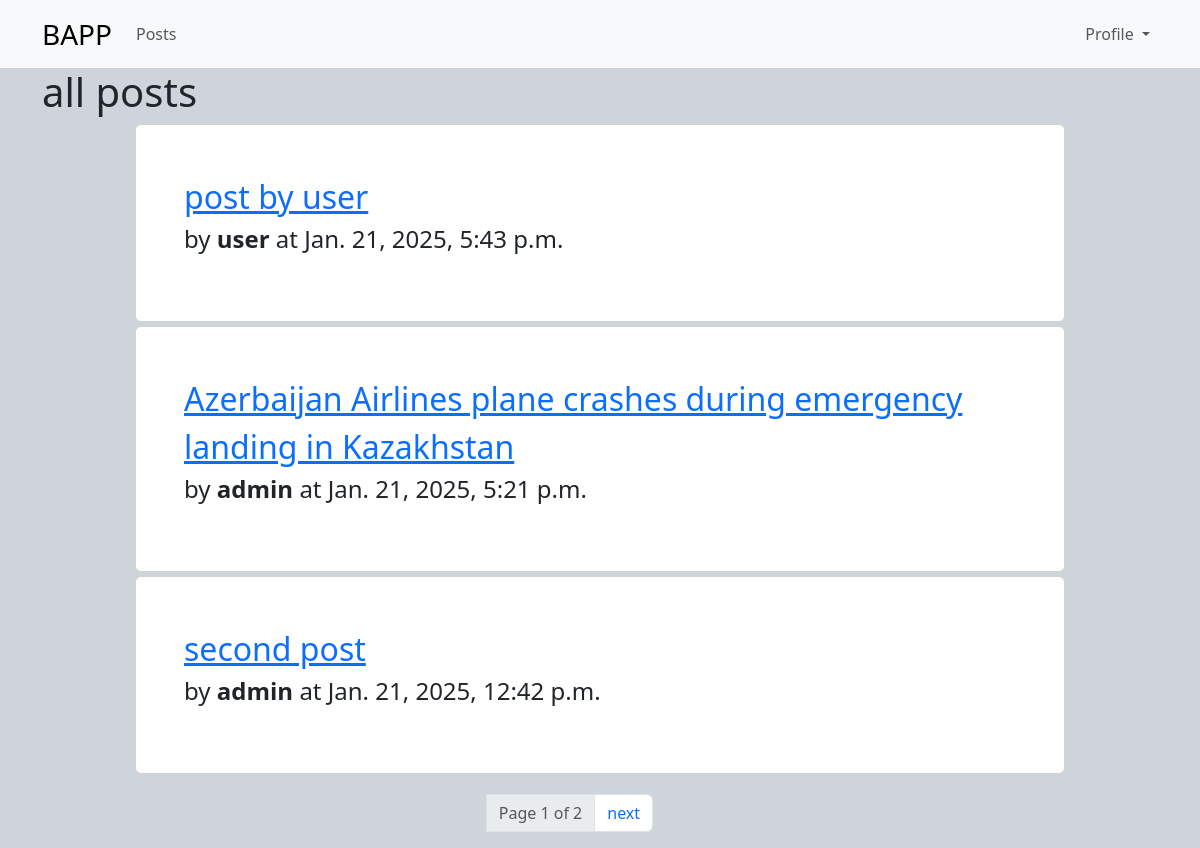
The app's page /blogs/posts/ (signed in), older data.
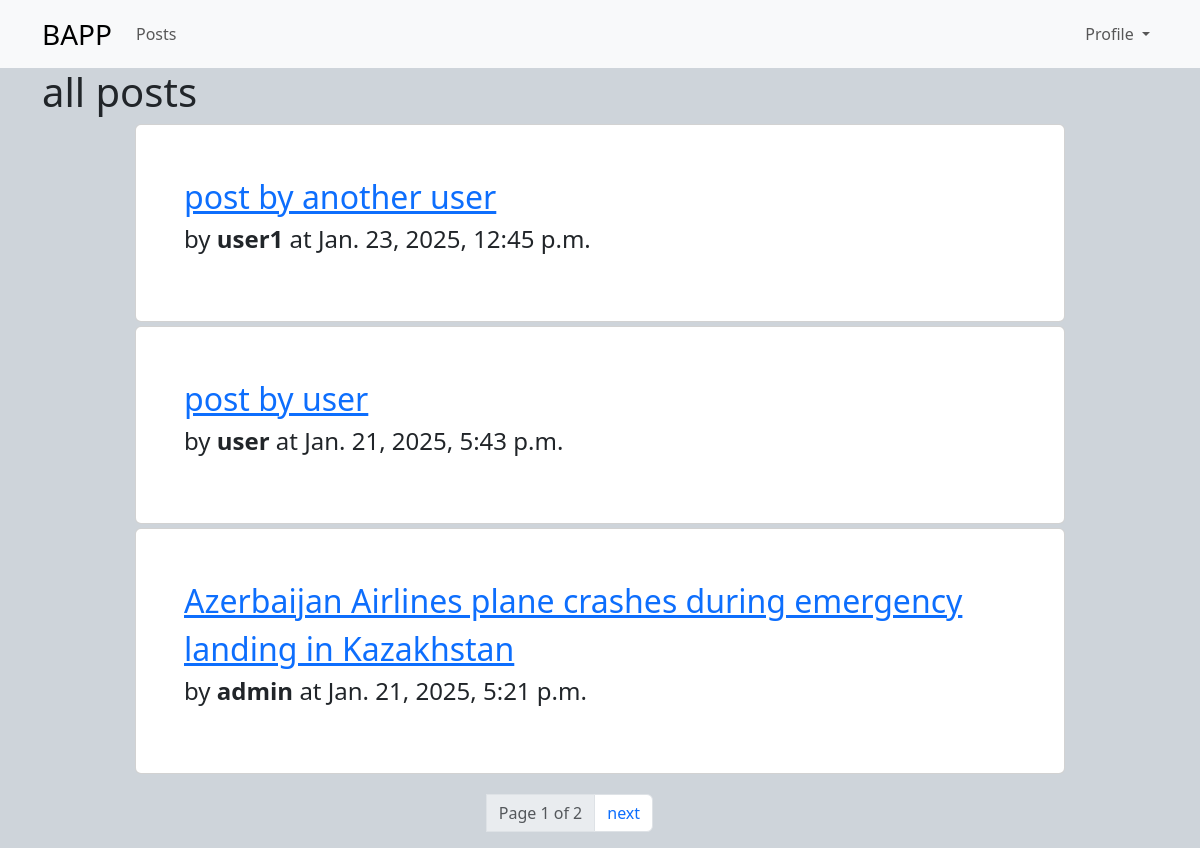
The same page, newer data.
### blog_app/models.py (models this page shows, shortened)
class Post(models.Model):
    class Status(models.TextChoices):
        PUBLISHED = 'PB', 'Published'
        DRAFT = "DF", 'Draft'
    title = models.CharField(max_length=200)
    slug = models.SlugField()
    author = models.ForeignKey(User, on_delete=models.CASCADE, related_name='blog_posts')
    body = models.TextField()
    publish = models.DateTimeField(default=timezone.now)
    created = models.DateTimeField(auto_now_add=True)
    updated = models.DateTimeField(auto_now=True)
    status = models.CharField(
        max_length=2,
        choices=Status.choices,
        default=Status.DRAFT)
    objects = models.Manager()
    published = PublishedManager()
    class Meta:
        ordering = ['-publish']
        indexes = [models.Index(fields=['-publish']),]
    def get_absolute_url(self):
        return reverse("blog:post_detail", args=[self.publish.year,
                                                  self.publish.month,
                                                  self.publish.day,
                                                  self.slug])

### blog_app/views.py (the view)
# urls.py: path('posts/',posts_view, name='posts'),
@login_required(login_url='users:login')
def posts_view(request):
    post_list = Post.published.all()
    paginator = Paginator(post_list,3)
    page_number = request.GET.get('page',1)
    posts = paginator.get_page(page_number)
    context= {
        'posts':posts,
    }
    return render(request, 'blog/posts.html', context )

### blog_app/models.py (called while the page is built)
    def get_queryset(self):
        return super().get_queryset().filter(status = Post.Status.PUBLISHED)

### blog_app/templates/blog/posts.html (shortened to what this page needs)
{% extends "base.html" %}
{% block content %}
<div class="container">
    <h1 > all posts</h1>
    <div class="posts-container ">
        {% for post in posts %}
        <div class="card p-5 m-1 col-10 mx-auto">
            <a href="{{post.get_absolute_url}}" class="fs-2 " >{{post.title}}</a>
            <p  class="fs-4 " > by <span  class="fs-4 fw-bold " >{{post.author}}</span> at {{post.publish}}</p>
        </div>
        {% endfor %}
        {% include "pagination.html" %}
    </div>
</div>
{% endblock content %}

Row changes from the older to the newer data that the page shows:
no longer on this page (row unchanged): Post: title "second post", author "admin", publish "Jan. 21, 2025, 12:42 p.m."
added Post: title "post by another user", author "user1", publish "Jan. 23, 2025, 12:45 p.m."
